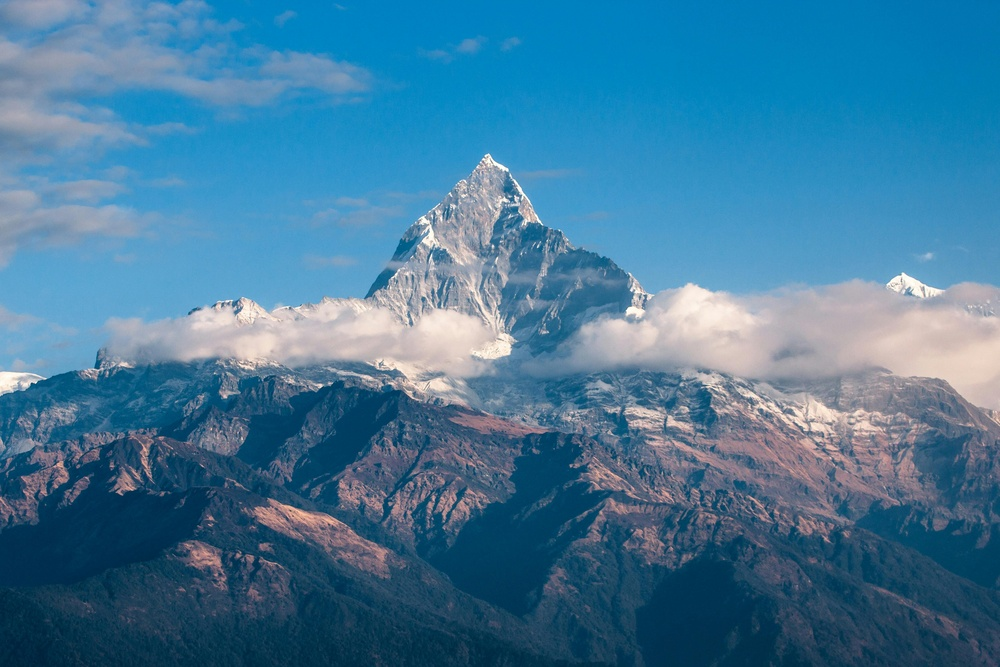
#> input picture image.jpg, 1000 x 667 px, shrunk from 4872 x 3248 before the run
$ python img_segmentation.py
#> lines starting #> are read from the running program, lines starting #| are printed output that depends on the picture
import cv2
import numpy as np
from sklearn.cluster import KMeans
import matplotlib.pyplot as plt

image = cv2.imread("image.jpg")
#> image is the input picture: shape (667, 1000, 3); mean B, G, R 153.9, 121.2, 67.4

if image is None:
    print("Image not found!")
    exit()

image = cv2.cvtColor(image, cv2.COLOR_BGR2RGB)

pixel_values = image.reshape((-1, 3))
pixel_values = np.float32(pixel_values)

k = 4
kmeans = KMeans(n_clusters=k, random_state=42)
labels = kmeans.fit_predict(pixel_values)

centers = np.uint8(kmeans.cluster_centers_)

segmented_data = centers[labels.flatten()]
segmented_image = segmented_data.reshape(image.shape)
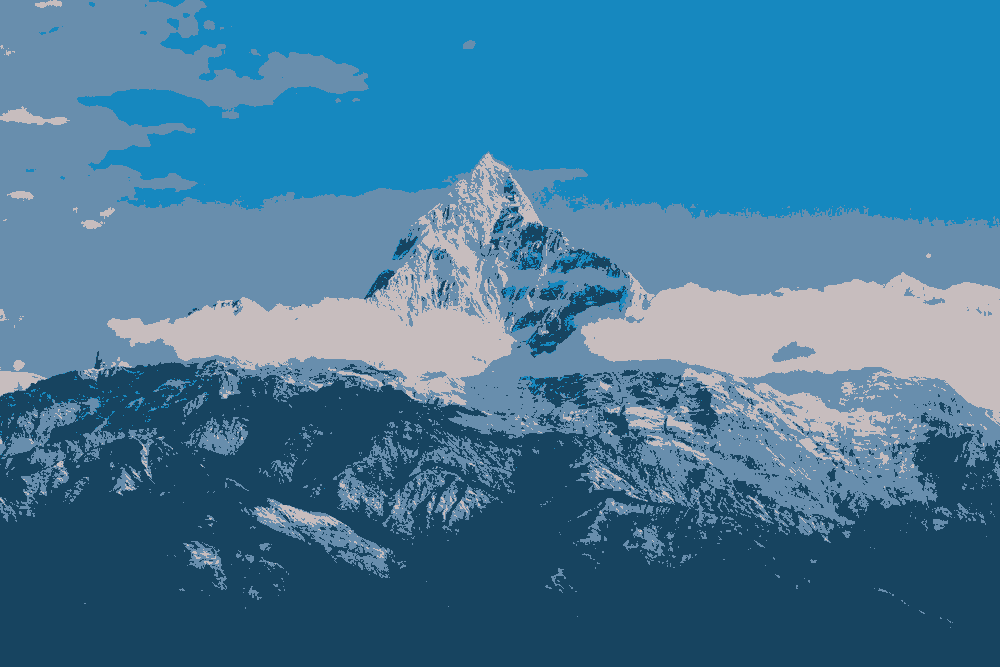
#> segmented_image: shape (667, 1000, 3); mean R, G, B 66.5, 120.6, 153.3

plt.figure(figsize=(10, 5))

plt.subplot(1, 2, 1)
plt.imshow(image)
plt.title("Original Image")
plt.axis("off")

plt.subplot(1, 2, 2)
plt.imshow(segmented_image)
plt.title(f"Segmented Image (K={k})")
plt.axis("off")

plt.show()
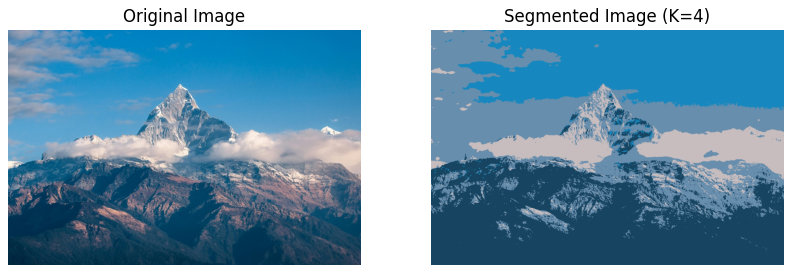
#> figure drawn by matplotlib, 2 panels

cv2.imwrite(
    "segmented_output.jpg",
    cv2.cvtColor(segmented_image, cv2.COLOR_RGB2BGR)
)

print("Segmented image saved as segmented_output.jpg")
